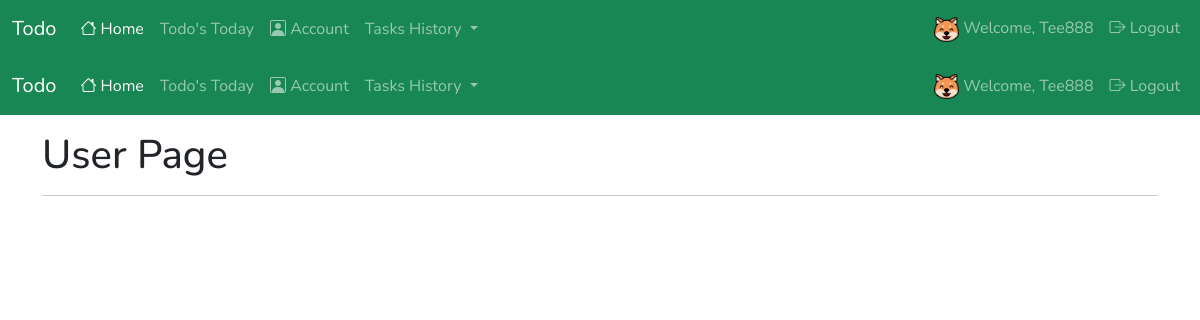
/user/ (signed in), run on the app's committed database.
### todo/models.py (models this page shows, shortened)
class User(db.Model, UserMixin):
  id: Mapped[int] = mapped_column(Integer, primary_key=True)
  username: Mapped[str] = mapped_column(String(25), unique=True, nullable=False)
  email: Mapped[str] = mapped_column(String(50), unique=True, nullable=False)
  password: Mapped[str] = mapped_column(String(100), nullable=False)
  fullname: Mapped[str] = mapped_column(String(50), nullable=True)
  avatar: Mapped[str] = mapped_column(String(50), default='default.png')
  todos: Mapped[List['Todo']] = relationship(back_populates='user')

### todo/user/routes.py (the view)
@user_bp.route('/')
def index():
  return render_template('user/index.html', title='User Page')

### todo/models.py (called while the page is built)
@login_manager.user_loader
def load_user(user_id):
  return db.session.get(User, int(user_id))

### todo/user/templates/user/index.html (shortened to what this page needs)
{% extends 'layout.html' %}
{% block content %}
  <div class="container mt-3">
    <h1>{{title}}</h1>
    <hr>
  </div>
{% endblock %}

### todo/templates/navbar.html (shortened to what this page needs)
<nav class="navbar navbar-expand-lg bg-success" data-bs-theme="dark">
  <div class="container-fluid">
    <a class="navbar-brand" href="{{url_for('core.index')}}">Todo</a>
    <div class="collapse navbar-collapse" id="navbarNav">
      <ul class="navbar-nav me-auto">
        {% if current_user.is_authenticated %}
        <li class="nav-item">
          <a class="nav-link active" aria-current="page" href="{{url_for('user.index')}}"><i class="bi bi-house"></i> Home</a>
        </li>
        <li class="nav-item">
          <a class="nav-link" href="{{url_for('todo.todo_today')}}">Todo's Today</a>
        </li>
        <li class="nav-item">
          <a class="nav-link" href="{{url_for('user.account')}}"><i class="bi bi-person-square"></i> Account</a>
        </li>
        <li class="nav-item dropdown">
          <a class="nav-link dropdown-toggle"  role="button" data-bs-toggle="dropdown" aria-expanded="false">
            Tasks History
          </a>
        </li>
        {% else %}
        <li class="nav-item">
          <a class="nav-link active" aria-current="page" href="{{url_for('core.index')}}"><i class="bi bi-house"></i> Home</a>
        </li>
        {% endif %}
      </ul>
      <ul class="navbar-nav">
        {% if current_user.is_authenticated %}
          <li class="nav-item">
            <a class="nav-link">
              <img src="{{url_for('user.static', filename='img/'+ current_user.avatar)}}" width="25" height="25" alt="">
              Welcome, {{current_user.username}}</a>
          </li>
          <li class="nav-item">
            <a href="{{url_for('user.logout')}}" class="nav-link"><i class="bi bi-box-arrow-right"></i> Logout</a>
          </li>
        {% endif %}
      </ul>
    </div>
  </div>
</nav>

### todo/templates/layout.html (style rules this page uses)
body { font-family: "Nunito", "krub", sans-serif; }

### data on the page
User: avatar (picture), username "Tee888 Tee888"

### other printed values
{{ title }} "User Page"
